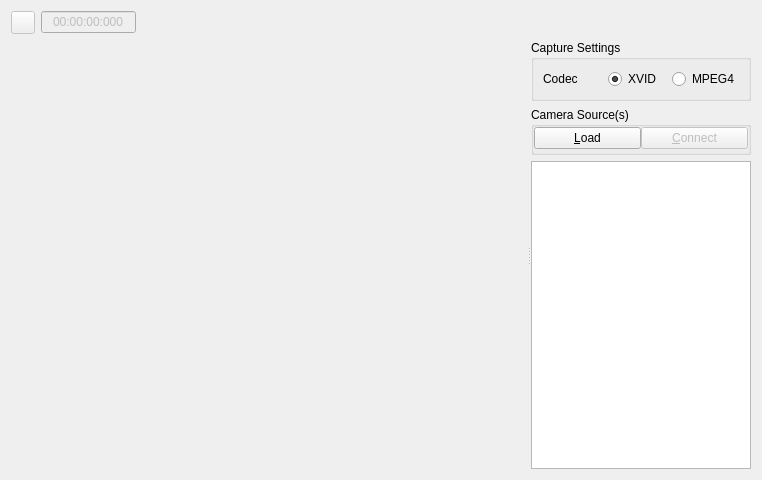
<?xml version="1.0" encoding="UTF-8"?>
<ui version="4.0">
 <class>CaptureVideoToolWidget</class>
 <widget class="QWidget" name="CaptureVideoToolWidget">
  <property name="geometry">
   <rect>
    <x>0</x>
    <y>0</y>
    <width>762</width>
    <height>480</height>
   </rect>
  </property>
  <property name="windowTitle">
   <string>Form</string>
  </property>
  <layout class="QVBoxLayout" name="verticalLayoutverticalLayout_2_0">
   <item>
    <layout class="QHBoxLayout" name="horizontalLayout">
     <item>
      <widget class="QToolButton" name="m_recordBtn">
       <property name="enabled">
        <bool>false</bool>
       </property>
       <property name="sizePolicy">
        <sizepolicy hsizetype="Fixed" vsizetype="Fixed">
         <horstretch>1</horstretch>
         <verstretch>0</verstretch>
        </sizepolicy>
       </property>
       <property name="text">
        <string/>
       </property>
       <property name="icon">
        <iconset resource="../../res/resources.qrc">
         <normaloff>:/record.png</normaloff>
         <normalon>:/recordstop.png</normalon>:/record.png</iconset>
       </property>
       <property name="checkable">
        <bool>true</bool>
       </property>
      </widget>
     </item>
     <item>
      <widget class="QLineEdit" name="m_time">
       <property name="enabled">
        <bool>false</bool>
       </property>
       <property name="sizePolicy">
        <sizepolicy hsizetype="Fixed" vsizetype="Fixed">
         <horstretch>0</horstretch>
         <verstretch>0</verstretch>
        </sizepolicy>
       </property>
       <property name="minimumSize">
        <size>
         <width>95</width>
         <height>0</height>
        </size>
       </property>
       <property name="maximumSize">
        <size>
         <width>90</width>
         <height>16777215</height>
        </size>
       </property>
       <property name="layoutDirection">
        <enum>Qt::LeftToRight</enum>
       </property>
       <property name="text">
        <string>00:00:00:000</string>
       </property>
       <property name="frame">
        <bool>true</bool>
       </property>
       <property name="alignment">
        <set>Qt::AlignCenter</set>
       </property>
      </widget>
     </item>
     <item>
      <spacer name="horizontalSpacer_2">
       <property name="sizePolicy">
        <sizepolicy hsizetype="Minimum" vsizetype="Minimum">
         <horstretch>0</horstretch>
         <verstretch>0</verstretch>
        </sizepolicy>
       </property>
       <property name="orientation">
        <enum>Qt::Horizontal</enum>
       </property>
       <property name="sizeHint" stdset="0">
        <size>
         <width>600</width>
         <height>20</height>
        </size>
       </property>
      </spacer>
     </item>
    </layout>
   </item>
   <item>
    <widget class="QSplitter" name="splitter">
     <property name="sizePolicy">
      <sizepolicy hsizetype="Expanding" vsizetype="Preferred">
       <horstretch>0</horstretch>
       <verstretch>100</verstretch>
      </sizepolicy>
     </property>
     <property name="orientation">
      <enum>Qt::Horizontal</enum>
     </property>
     <widget class="ImageGrid" name="m_imageGrid" native="true">
      <property name="enabled">
       <bool>false</bool>
      </property>
      <property name="sizePolicy">
       <sizepolicy hsizetype="Preferred" vsizetype="Preferred">
        <horstretch>100</horstretch>
        <verstretch>100</verstretch>
       </sizepolicy>
      </property>
     </widget>
     <widget class="QFrame" name="frame">
      <property name="sizePolicy">
       <sizepolicy hsizetype="Preferred" vsizetype="Preferred">
        <horstretch>1</horstretch>
        <verstretch>0</verstretch>
       </sizepolicy>
      </property>
      <property name="minimumSize">
       <size>
        <width>220</width>
        <height>0</height>
       </size>
      </property>
      <property name="frameShape">
       <enum>QFrame::NoFrame</enum>
      </property>
      <property name="frameShadow">
       <enum>QFrame::Plain</enum>
      </property>
      <property name="lineWidth">
       <number>0</number>
      </property>
      <layout class="QVBoxLayout" name="verticalLayout">
       <property name="margin">
        <number>0</number>
       </property>
       <item>
        <widget class="QGroupBox" name="m_settingsGroupBox">
         <property name="enabled">
          <bool>true</bool>
         </property>
         <property name="title">
          <string>Capture Settings</string>
         </property>
         <layout class="QHBoxLayout" name="horizontalLayout_2_0">
          <item>
           <widget class="QLabel" name="label">
            <property name="text">
             <string>Codec</string>
            </property>
           </widget>
          </item>
          <item>
           <widget class="QRadioButton" name="m_formatXVIDRadioBtn">
            <property name="enabled">
             <bool>true</bool>
            </property>
            <property name="text">
             <string>XVID</string>
            </property>
            <property name="checked">
             <bool>true</bool>
            </property>
           </widget>
          </item>
          <item>
           <widget class="QRadioButton" name="m_formatMP4RadioBtn">
            <property name="enabled">
             <bool>true</bool>
            </property>
            <property name="text">
             <string>MPEG4</string>
            </property>
            <property name="checked">
             <bool>false</bool>
            </property>
           </widget>
          </item>
         </layout>
        </widget>
       </item>
       <item>
        <widget class="QGroupBox" name="m_addVideoGroupBox">
         <property name="title">
          <string>Camera Source(s)</string>
         </property>
         <layout class="QHBoxLayout" name="horizontalLayout_2_1">
          <property name="spacing">
           <number>0</number>
          </property>
          <property name="leftMargin">
           <number>0</number>
          </property>
          <property name="topMargin">
           <number>0</number>
          </property>
          <property name="rightMargin">
           <number>0</number>
          </property>
          <property name="bottomMargin">
           <number>3</number>
          </property>
          <item>
           <widget class="QPushButton" name="m_captureLoadResetBtn">
            <property name="enabled">
             <bool>true</bool>
            </property>
            <property name="text">
             <string>&amp;Load</string>
            </property>
           </widget>
          </item>
          <item>
           <widget class="QPushButton" name="m_captureLiveConnectDisconnectBtn">
            <property name="enabled">
             <bool>false</bool>
            </property>
            <property name="text">
             <string>&amp;Connect</string>
            </property>
           </widget>
          </item>
         </layout>
        </widget>
       </item>
       <item>
        <widget class="QTableWidget" name="m_videoTable">
         <property name="sizePolicy">
          <sizepolicy hsizetype="Expanding" vsizetype="Expanding">
           <horstretch>1</horstretch>
           <verstretch>0</verstretch>
          </sizepolicy>
         </property>
         <property name="minimumSize">
          <size>
           <width>150</width>
           <height>0</height>
          </size>
         </property>
         <property name="editTriggers">
          <set>QAbstractItemView::NoEditTriggers</set>
         </property>
         <property name="alternatingRowColors">
          <bool>true</bool>
         </property>
         <property name="selectionMode">
          <enum>QAbstractItemView::SingleSelection</enum>
         </property>
         <property name="selectionBehavior">
          <enum>QAbstractItemView::SelectRows</enum>
         </property>
         <property name="showGrid">
          <bool>true</bool>
         </property>
         <property name="cornerButtonEnabled">
          <bool>true</bool>
         </property>
         <attribute name="horizontalHeaderVisible">
          <bool>false</bool>
         </attribute>
         <attribute name="horizontalHeaderStretchLastSection">
          <bool>true</bool>
         </attribute>
         <attribute name="verticalHeaderVisible">
          <bool>false</bool>
         </attribute>
        </widget>
       </item>
      </layout>
     </widget>
    </widget>
   </item>
  </layout>
 </widget>
 <customwidgets>
  <customwidget>
   <class>ImageGrid</class>
   <extends>QWidget</extends>
   <header>ImageGrid.h</header>
   <container>1</container>
  </customwidget>
 </customwidgets>
 <resources>
  <include location="../../res/resources.qrc"/>
 </resources>
 <connections/>
</ui>
